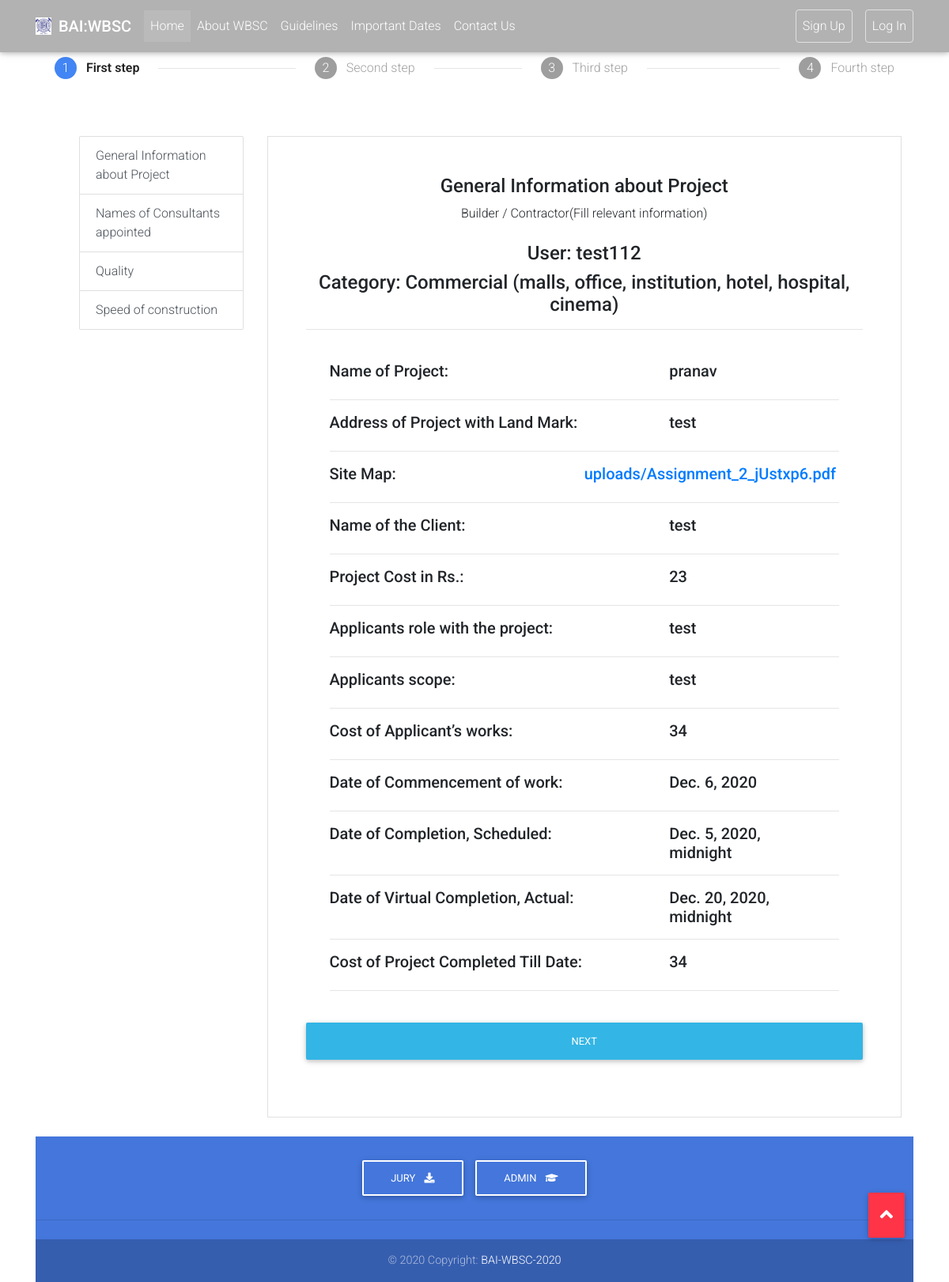
Screenshot of /BAI_app_v2/viewForm1_1/test112/4 with the database file from the repository.
### BAI_app_v2/models.py (models this page shows, shortened)
class Project_info(models.Model):
    users_name = models.CharField(max_length=20, blank=True)
    project_name = models.TextField(max_length=200,blank=False)
    project_address=models.TextField(max_length=200,blank=False)
    site_map=models.FileField(upload_to="uploads/",blank=True)
    client_name=models.TextField(max_length=200,blank=False)
    project_cost=models.IntegerField(blank=False)
    applicant_role=models.TextField(max_length=200,blank=False)
    applicant_scope=models.TextField(max_length=200,blank=False)
    applicantWork_cost=models.IntegerField(blank=False)
    commencement_date=models.DateTimeField(blank=False)
    sched_completion_date=models.DateTimeField(blank=False)
    act_completion_date=models.DateTimeField(blank=False)
    proj_cost_tilldate=models.IntegerField(blank=False)
    category_latest = models.CharField(max_length=70, blank=True)

### BAI_app_v2/views.py (the view)
# urls.py: path('viewForm1_1/<user>/<int:cat_id>',views.viewForm1_1,name="viewForm1_1"),
def viewForm1_1(request,user,cat_id):
    category = cat[cat_id]
    q = Project_info.objects.get(users_name=user,category_latest=category)
    return render(request,'BAI_app_v2/viewForm1_1.html',{"Project_info":q,"cat_id":cat_id})

### BAI_app_v2/templates/BAI_app_v2/viewForm1_1.html
{% extends "BAI_app_v2/base.html" %}
{% block body_block %}
{% load static %}
    <div class="container ">
      <div class="row Site-content">
        <div class="col-md-12">
          <ul class="stepper stepper-horizontal">
            <li class="completed">
              <a class="nav-link">
                <span class="circle">1</span>
                <span class="label">First step</span>
              </a>
            </li>
            <li class="incomplete">
              <a href="#step-home">
                <span class="circle">2</span>
                <span class="label">Second step</span>
              </a>
            </li>
            <li class="incomplete">
              <a class="nav-link" >
                <span class="circle">3</span>
                <span class="label">Third step</span>
              </a>
            </li>
            <li class="incomplete">
              <a class="nav-link" >
                <span class="circle">4</span>
                <span class="label">Fourth step</span>
              </a>
            </li>
          </ul>
        </div>
      </div>
      <div class="container">
        <div class="mt-2">
          <div class="row">
            <div class="col-3">
              <div class="sticky-top">
                <div class="list-group">
                  <ul id="list-example">
                    <a class="list-group-item list-group-item-action " href="{% url 'BAI_app_v2:viewForm1_1' Project_info.users_name cat_id %}">General Information about
                      Project</a>
                    <a class="list-group-item list-group-item-action " href="{% url 'BAI_app_v2:viewForm1_2' Project_info.users_name cat_id %}">Names of Consultants
                      appointed</a>
                    <a class="list-group-item list-group-item-action " href="{% url 'BAI_app_v2:viewForm1_3' Project_info.users_name cat_id %}">Quality </a>
                    <a class="list-group-item list-group-item-action " href="{% url 'BAI_app_v2:viewForm1_4' Project_info.users_name cat_id %}">Speed of construction</a>
                  </ul>
                </div>
              </div>
            </div>
            <div class="col-9">
              <div id="list-item-1">
                <form class="border border-light p-5" action="{% url 'BAI_app_v2:viewForm1_2' Project_info.users_name cat_id %}">
                  <p class="h4 text-center">General Information about Project</p>
                  <p class="mb-4 text-center">Builder / Contractor(Fill relevant information)</p>
                  <p class="h4 text-center">User: {{Project_info.users_name}}</p>
                  <p class="h4 mb-2 text-center">Category: {{Project_info.category_latest}}</p>
                  <hr>
                  <div class="container flex-center flex-column">
                      <div class="col-sm">
                          <br>
                          <div class="row" style="width:100%">
                            <div class="col-sm-8">
                                  <label class="h5" for="">Name of Project: </label>
                              </div>
                              <div class="col-sm-4">
                                  <p class="h5">{{Project_info.project_name}}</p>
                              </div>
                          </div>
                          <hr>
                          <div class="row" style="width:100%">
                            <div class="col-sm-8">
                                  <label class="h5" for="">Address of Project with Land Mark: </label>
                              </div>
                              <div class="col-sm-4">
                                <p class="h5">{{Project_info.project_address}}</p>
                              </div>
                          </div>
                          <hr>
                          <div class="row" style="width:100%">
                            <div class="col-sm-6">
                                  <label class="h5" for="">Site Map: </label>
                              </div>
                              <div class="col-sm-6">
                                <p class="h5"><a href="{{Project_info.site_map}}">{{Project_info.site_map}}</a></p>
                              </div>
                          </div>
                          <hr>
                          <div class="row" style="width:100%">
                            <div class="col-sm-8">
                                  <label class="h5" for="">Name of the Client: </label>
                              </div>
                              <div class="col-sm-4">
                                <p class="h5">{{Project_info.client_name}}</p>
                              </div>
                          </div>
                          <hr>
                          <div class="row" style="width:100%">
                            <div class="col-sm-8">
                                  <label class="h5" for="">Project Cost in Rs.: </label>
                              </div>
                              <div class="col-sm-4">
                                <p class="h5">{{Project_info.project_cost}}</p>
                              </div>
                          </div>
                          <hr>
                          <div class="row" style="width:100%">
                            <div class="col-sm-8">
                                  <label class="h5" for="">Applicants role with the project: </label>
                              </div>
                              <div class="col-sm-4">
                                <p class="h5">{{Project_info.applicant_role}}</p>
                              </div>
                          </div>
                          <hr>
                          <div class="row" style="width:100%">
                            <div class="col-sm-8">
                                  <label class="h5" for="">Applicants scope: </label>
                              </div>
                              <div class="col-sm-4">
                                <p class="h5">{{Project_info.applicant_scope}}</p>
                              </div>
                          </div>
                          <hr>
                          <div class="row" style="width:100%">
                            <div class="col-sm-8">
                                  <label class="h5" for="">Cost of Applicant’s works: </label>
                              </div>
                              <div class="col-sm-4">
                                <p class="h5">{{Project_info.applicantWork_cost}}</p>
                              </div>
                          </div>
                          <hr>
                          <div class="row" style="width:100%">
                            <div class="col-sm-8">
                                  <label class="h5" for="">Date of Commencement of work: </label>
                              </div>
                              <div class="col-sm-4">
                                <p class="h5">{{Project_info.commencement_date.date}}</p>
                              </div>
                          </div>
                          <hr>
                          <div class="row" style="width:100%">
                            <div class="col-sm-8">
                                  <label class="h5" for="">Date of Completion, Scheduled: </label>
                              </div>
                              <div class="col-sm-4">
                                <p class="h5">{{Project_info.sched_completion_date}}</p>
                              </div>
                          </div>
                          <hr>
                          <div class="row" style="width:100%">
                            <div class="col-sm-8">
                                  <label class="h5" for="">Date of Virtual Completion, Actual: </label>
                              </div>
                              <div class="col-sm-4">
                                <p class="h5">{{Project_info.act_completion_date}}</p>
                              </div>
                          </div>
                          <hr>
                          <div class="row" style="width:100%">
                            <div class="col-sm-8">
                                  <label class="h5" for="">Cost of Project Completed Till Date: </label>
                              </div>
                              <div class="col-sm-4">
                                <p class="h5">{{Project_info.proj_cost_tilldate}}</p>
                              </div>
                          </div>
                          <hr>
                      </div>
                  </div>
                    <button class="btn btn-info my-4 btn-block" type="submit">Next</button>
                </form>
              </div>
            </div>
          </div>
        </div>
      </div>
{% endblock %}

### BAI_app_v2/static/css/style.css (style rules this page uses)
html, body, header, .view { height: 100%; scroll-behavior: smooth; }

### rows the page displays
Project_info: users_name "test112", category_latest "Commercial (malls, office, institution, hotel, hospital, cinema)", project_name "pranav", project_address "test", site_map "uploads/Assignment_2_jUstxp6.pdf", client_name "test", project_cost "23", applicant_role "test", applicant_scope "test", applicantWork_cost "34", commencement_date "Dec. 6, 2020", sched_completion_date "Dec. 5, 2020, midnight", act_completion_date "Dec. 20, 2020, midnight", proj_cost_tilldate "34"
